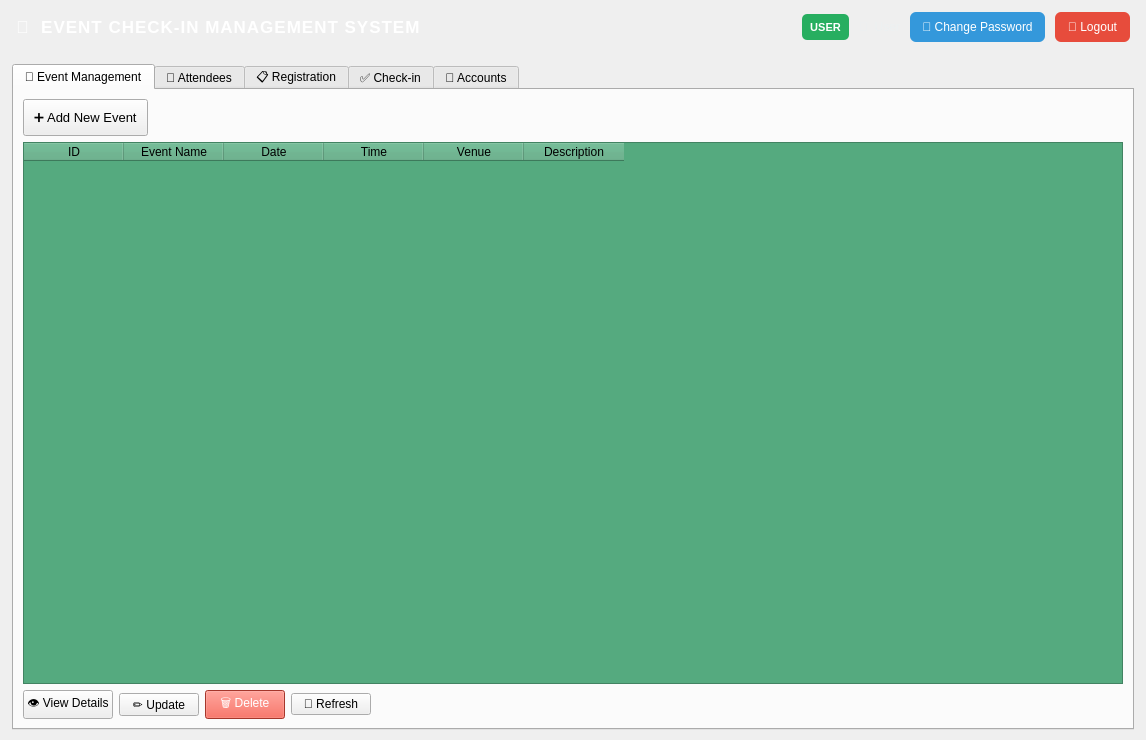
<?xml version="1.0" encoding="UTF-8"?>
<ui version="4.0">
 <class>MainWindow</class>
 <widget class="QMainWindow" name="MainWindow">
  <property name="geometry">
   <rect>
    <x>0</x>
    <y>0</y>
    <width>1146</width>
    <height>740</height>
   </rect>
  </property>
  <property name="windowTitle">
   <string>Event Check-in Management System</string>
  </property>
  <widget class="QWidget" name="centralwidget">
   <layout class="QVBoxLayout" name="verticalLayout">
    <property name="spacing">
     <number>0</number>
    </property>
    <property name="leftMargin">
     <number>0</number>
    </property>
    <property name="topMargin">
     <number>0</number>
    </property>
    <property name="rightMargin">
     <number>0</number>
    </property>
    <property name="bottomMargin">
     <number>0</number>
    </property>
    <item>
     <widget class="QWidget" name="headerBar" native="true">
      <property name="minimumSize">
       <size>
        <width>0</width>
        <height>54</height>
       </size>
      </property>
      <property name="maximumSize">
       <size>
        <width>16777215</width>
        <height>54</height>
       </size>
      </property>
      <property name="styleSheet">
       <string notr="true">QWidget#headerBar {
    background: qlineargradient(x1:0,y1:0,x2:1,y2:0,
        stop:0 #1a252f, stop:1 #2c3e50);
}</string>
      </property>
      <layout class="QHBoxLayout" name="horizontalLayout_header">
       <property name="spacing">
        <number>10</number>
       </property>
       <property name="leftMargin">
        <number>16</number>
       </property>
       <property name="topMargin">
        <number>0</number>
       </property>
       <property name="rightMargin">
        <number>16</number>
       </property>
       <property name="bottomMargin">
        <number>0</number>
       </property>
       <item>
        <widget class="QLabel" name="titleLabel">
         <property name="font">
          <font>
           <family>Arial</family>
           <pointsize>13</pointsize>
           <weight>75</weight>
           <bold>true</bold>
          </font>
         </property>
         <property name="styleSheet">
          <string notr="true">color: white; letter-spacing: 1px;</string>
         </property>
         <property name="text">
          <string>🎫  EVENT CHECK-IN MANAGEMENT SYSTEM</string>
         </property>
        </widget>
       </item>
       <item>
        <spacer name="horizontalSpacer_header">
         <property name="orientation">
          <enum>Qt::Horizontal</enum>
         </property>
         <property name="sizeHint" stdset="0">
          <size>
           <width>40</width>
           <height>20</height>
          </size>
         </property>
        </spacer>
       </item>
       <item>
        <widget class="QLabel" name="lblRoleBadge">
         <property name="minimumSize">
          <size>
           <width>0</width>
           <height>26</height>
          </size>
         </property>
         <property name="maximumSize">
          <size>
           <width>16777215</width>
           <height>26</height>
          </size>
         </property>
         <property name="styleSheet">
          <string notr="true">QLabel { 
    background:#27ae60; 
    color:white; 
    border-radius:5px;
    font-size:11px; 
    font-weight:bold; 
    padding: 0 8px; 
}</string>
         </property>
         <property name="text">
          <string>USER</string>
         </property>
         <property name="alignment">
          <set>Qt::AlignCenter</set>
         </property>
        </widget>
       </item>
       <item>
        <widget class="QLabel" name="lblLoginUser">
         <property name="styleSheet">
          <string notr="true">color: #ecf0f1; font-size: 12px;</string>
         </property>
         <property name="text">
          <string>👤  User</string>
         </property>
        </widget>
       </item>
       <item>
        <widget class="QPushButton" name="btnChangePassword">
         <property name="minimumSize">
          <size>
           <width>0</width>
           <height>30</height>
          </size>
         </property>
         <property name="maximumSize">
          <size>
           <width>16777215</width>
           <height>30</height>
          </size>
         </property>
         <property name="styleSheet">
          <string notr="true">QPushButton { 
    background:#3498db; 
    color:white; 
    border-radius:6px;
    font-size:12px; 
    padding: 0 12px; 
    border:none; 
}
QPushButton:hover { 
    background:#2980b9; 
}</string>
         </property>
         <property name="text">
          <string>🔐 Change Password</string>
         </property>
        </widget>
       </item>
       <item>
        <widget class="QPushButton" name="btnLogout">
         <property name="minimumSize">
          <size>
           <width>0</width>
           <height>30</height>
          </size>
         </property>
         <property name="maximumSize">
          <size>
           <width>16777215</width>
           <height>30</height>
          </size>
         </property>
         <property name="styleSheet">
          <string notr="true">QPushButton { 
    background:#e74c3c; 
    color:white; 
    border-radius:6px;
    font-size:12px; 
    padding: 0 12px; 
    border:none; 
}
QPushButton:hover { 
    background:#c0392b; 
}</string>
         </property>
         <property name="text">
          <string>🚪 Logout</string>
         </property>
        </widget>
       </item>
      </layout>
     </widget>
    </item>
    <item>
     <widget class="QWidget" name="contentWidget" native="true">
      <layout class="QVBoxLayout" name="contentLayout">
       <property name="spacing">
        <number>6</number>
       </property>
       <property name="leftMargin">
        <number>12</number>
       </property>
       <property name="topMargin">
        <number>10</number>
       </property>
       <property name="rightMargin">
        <number>12</number>
       </property>
       <property name="bottomMargin">
        <number>10</number>
       </property>
       <item>
        <widget class="QTabWidget" name="tabWidget">
         <property name="currentIndex">
          <number>0</number>
         </property>
         <widget class="QWidget" name="eventTab">
          <attribute name="title">
           <string>📅 Event Management</string>
          </attribute>
          <layout class="QVBoxLayout" name="verticalLayout_2">
           <item>
            <layout class="QHBoxLayout" name="horizontalLayout">
             <item>
              <widget class="QPushButton" name="btnAddEvent">
               <property name="styleSheet">
                <string notr="true">padding: 10px; font-size: 13px;</string>
               </property>
               <property name="text">
                <string>➕ Add New Event</string>
               </property>
              </widget>
             </item>
             <item>
              <spacer name="horizontalSpacer">
               <property name="orientation">
                <enum>Qt::Horizontal</enum>
               </property>
               <property name="sizeHint" stdset="0">
                <size>
                 <width>40</width>
                 <height>20</height>
                </size>
               </property>
              </spacer>
             </item>
            </layout>
           </item>
           <item>
            <widget class="QTableWidget" name="eventTable">
             <property name="styleSheet">
              <string notr="true">background-color: rgb(85, 170, 127);</string>
             </property>
             <column>
              <property name="text">
               <string>ID</string>
              </property>
             </column>
             <column>
              <property name="text">
               <string>Event Name</string>
              </property>
             </column>
             <column>
              <property name="text">
               <string>Date</string>
              </property>
             </column>
             <column>
              <property name="text">
               <string>Time</string>
              </property>
             </column>
             <column>
              <property name="text">
               <string>Venue</string>
              </property>
             </column>
             <column>
              <property name="text">
               <string>Description</string>
              </property>
             </column>
            </widget>
           </item>
           <item>
            <layout class="QHBoxLayout" name="horizontalLayout_2">
             <item>
              <widget class="QPushButton" name="btnViewEvent">
               <property name="text">
                <string>👁 View Details</string>
               </property>
              </widget>
             </item>
             <item>
              <widget class="QPushButton" name="btnEditEvent">
               <property name="text">
                <string>✏ Update</string>
               </property>
              </widget>
             </item>
             <item>
              <widget class="QPushButton" name="btnDeleteEvent">
               <property name="styleSheet">
                <string notr="true">background-color: #e74c3c; color: white;</string>
               </property>
               <property name="text">
                <string>🗑 Delete</string>
               </property>
              </widget>
             </item>
             <item>
              <widget class="QPushButton" name="btnRefreshEvent">
               <property name="text">
                <string>🔄 Refresh</string>
               </property>
              </widget>
             </item>
             <item>
              <spacer name="horizontalSpacer_2">
               <property name="orientation">
                <enum>Qt::Horizontal</enum>
               </property>
               <property name="sizeHint" stdset="0">
                <size>
                 <width>40</width>
                 <height>20</height>
                </size>
               </property>
              </spacer>
             </item>
            </layout>
           </item>
          </layout>
         </widget>
         <widget class="QWidget" name="attendeeTab">
          <attribute name="title">
           <string>👥 Attendees</string>
          </attribute>
          <layout class="QVBoxLayout" name="verticalLayout_3">
           <item>
            <layout class="QHBoxLayout" name="horizontalLayout_3">
             <item>
              <widget class="QLabel" name="label">
               <property name="text">
                <string>🔍 Search:</string>
               </property>
              </widget>
             </item>
             <item>
              <widget class="QLineEdit" name="attendeeSearch">
               <property name="placeholderText">
                <string>Enter name, email, phone number or organization...</string>
               </property>
              </widget>
             </item>
            </layout>
           </item>
           <item>
            <layout class="QHBoxLayout" name="horizontalLayout_4">
             <item>
              <widget class="QPushButton" name="btnAddAttendee">
               <property name="styleSheet">
                <string notr="true">padding: 10px; font-size: 13px;</string>
               </property>
               <property name="text">
                <string>➕ Add Attendee</string>
               </property>
              </widget>
             </item>
             <item>
              <spacer name="horizontalSpacer_3">
               <property name="orientation">
                <enum>Qt::Horizontal</enum>
               </property>
               <property name="sizeHint" stdset="0">
                <size>
                 <width>40</width>
                 <height>20</height>
                </size>
               </property>
              </spacer>
             </item>
            </layout>
           </item>
           <item>
            <widget class="QTableWidget" name="attendeeTable">
             <property name="styleSheet">
              <string notr="true">background-color: rgb(85, 170, 127);</string>
             </property>
             <column>
              <property name="text">
               <string>ID</string>
              </property>
             </column>
             <column>
              <property name="text">
               <string>Full Name</string>
              </property>
             </column>
             <column>
              <property name="text">
               <string>Email</string>
              </property>
             </column>
             <column>
              <property name="text">
               <string>Phone</string>
              </property>
             </column>
             <column>
              <property name="text">
               <string>Organization</string>
              </property>
             </column>
             <column>
              <property name="text">
               <string>Position</string>
              </property>
             </column>
            </widget>
           </item>
           <item>
            <layout class="QHBoxLayout" name="horizontalLayout_5">
             <item>
              <widget class="QPushButton" name="btnEditAttendee">
               <property name="text">
                <string>✏ Update</string>
               </property>
              </widget>
             </item>
             <item>
              <widget class="QPushButton" name="btnDeleteAttendee">
               <property name="styleSheet">
                <string notr="true">background-color: #e74c3c; color: white;</string>
               </property>
               <property name="text">
                <string>🗑 Delete</string>
               </property>
              </widget>
             </item>
             <item>
              <widget class="QPushButton" name="btnRefreshAttendee">
               <property name="text">
                <string>🔄 Refresh</string>
               </property>
              </widget>
             </item>
             <item>
              <spacer name="horizontalSpacer_4">
               <property name="orientation">
                <enum>Qt::Horizontal</enum>
               </property>
               <property name="sizeHint" stdset="0">
                <size>
                 <width>40</width>
                 <height>20</height>
                </size>
               </property>
              </spacer>
             </item>
            </layout>
           </item>
          </layout>
         </widget>
         <widget class="QWidget" name="registrationTab">
          <attribute name="title">
           <string>📋 Registration</string>
          </attribute>
          <layout class="QVBoxLayout" name="verticalLayout_4">
           <item>
            <layout class="QHBoxLayout" name="horizontalLayout_6">
             <item>
              <widget class="QLabel" name="label_2">
               <property name="text">
                <string>Select Event:</string>
               </property>
              </widget>
             </item>
             <item>
              <widget class="QComboBox" name="eventCombo"/>
             </item>
             <item>
              <spacer name="horizontalSpacer_5">
               <property name="orientation">
                <enum>Qt::Horizontal</enum>
               </property>
               <property name="sizeHint" stdset="0">
                <size>
                 <width>40</width>
                 <height>20</height>
                </size>
               </property>
              </spacer>
             </item>
            </layout>
           </item>
           <item>
            <layout class="QHBoxLayout" name="horizontalLayout_7">
             <item>
              <widget class="QPushButton" name="btnRegisterAttendee">
               <property name="styleSheet">
                <string notr="true">padding: 10px; font-size: 13px;</string>
               </property>
               <property name="text">
                <string>➕ Register Attendee</string>
               </property>
              </widget>
             </item>
             <item>
              <spacer name="horizontalSpacer_6">
               <property name="orientation">
                <enum>Qt::Horizontal</enum>
               </property>
               <property name="sizeHint" stdset="0">
                <size>
                 <width>40</width>
                 <height>20</height>
                </size>
               </property>
              </spacer>
             </item>
            </layout>
           </item>
           <item>
            <widget class="QTableWidget" name="registrationTable">
             <property name="styleSheet">
              <string notr="true">background-color: rgb(85, 170, 127);</string>
             </property>
             <column>
              <property name="text">
               <string>Reg. ID</string>
              </property>
             </column>
             <column>
              <property name="text">
               <string>Full Name</string>
              </property>
             </column>
             <column>
              <property name="text">
               <string>Email</string>
              </property>
             </column>
             <column>
              <property name="text">
               <string>Organization</string>
              </property>
             </column>
             <column>
              <property name="text">
               <string>Reg. Date</string>
              </property>
             </column>
             <column>
              <property name="text">
               <string>Status</string>
              </property>
             </column>
            </widget>
           </item>
           <item>
            <layout class="QHBoxLayout" name="horizontalLayout_8">
             <item>
              <widget class="QPushButton" name="btnGenerateQR">
               <property name="text">
                <string>📱 Generate QR Code</string>
               </property>
              </widget>
             </item>
             <item>
              <widget class="QPushButton" name="btnCancelRegistration">
               <property name="styleSheet">
                <string notr="true">background-color: #e74c3c; color: white;</string>
               </property>
               <property name="text">
                <string>❌ Cancel Registration</string>
               </property>
              </widget>
             </item>
             <item>
              <widget class="QPushButton" name="btnRefreshRegistration">
               <property name="text">
                <string>🔄 Refresh</string>
               </property>
              </widget>
             </item>
             <item>
              <spacer name="horizontalSpacer_7">
               <property name="orientation">
                <enum>Qt::Horizontal</enum>
               </property>
               <property name="sizeHint" stdset="0">
                <size>
                 <width>40</width>
                 <height>20</height>
                </size>
               </property>
              </spacer>
             </item>
            </layout>
           </item>
          </layout>
         </widget>
         <widget class="QWidget" name="checkinTab">
          <attribute name="title">
           <string>✅ Check-in</string>
          </attribute>
          <layout class="QVBoxLayout" name="verticalLayout_5">
           <item>
            <layout class="QHBoxLayout" name="horizontalLayout_9">
             <item>
              <widget class="QLabel" name="label_3">
               <property name="text">
                <string>Select Event:</string>
               </property>
              </widget>
             </item>
             <item>
              <widget class="QComboBox" name="checkinEventCombo"/>
             </item>
             <item>
              <spacer name="horizontalSpacer_8">
               <property name="orientation">
                <enum>Qt::Horizontal</enum>
               </property>
               <property name="sizeHint" stdset="0">
                <size>
                 <width>40</width>
                 <height>20</height>
                </size>
               </property>
              </spacer>
             </item>
            </layout>
           </item>
           <item>
            <widget class="QGroupBox" name="statsGroup">
             <property name="title">
              <string>📊 Check-in Statistics</string>
             </property>
             <layout class="QGridLayout" name="gridLayout">
              <item row="0" column="0">
               <widget class="QLabel" name="label_4">
                <property name="text">
                 <string>Total Registered:</string>
                </property>
               </widget>
              </item>
              <item row="0" column="1">
               <widget class="QLabel" name="totalRegisteredLabel">
                <property name="font">
                 <font>
                  <family>Arial</family>
                  <pointsize>24</pointsize>
                  <weight>75</weight>
                  <bold>true</bold>
                 </font>
                </property>
                <property name="styleSheet">
                 <string notr="true">color: #3498db;</string>
                </property>
                <property name="text">
                 <string>0</string>
                </property>
               </widget>
              </item>
              <item row="0" column="2">
               <widget class="QLabel" name="label_5">
                <property name="text">
                 <string>Checked In:</string>
                </property>
               </widget>
              </item>
              <item row="0" column="3">
               <widget class="QLabel" name="totalCheckedinLabel">
                <property name="font">
                 <font>
                  <family>Arial</family>
                  <pointsize>24</pointsize>
                  <weight>75</weight>
                  <bold>true</bold>
                 </font>
                </property>
                <property name="styleSheet">
                 <string notr="true">color: #27ae60;</string>
                </property>
                <property name="text">
                 <string>0</string>
                </property>
               </widget>
              </item>
             </layout>
            </widget>
           </item>
           <item>
            <widget class="QGroupBox" name="checkinGroup">
             <property name="title">
              <string>✅ Perform Check-in</string>
             </property>
             <layout class="QHBoxLayout" name="horizontalLayout_10">
              <item>
               <widget class="QLabel" name="label_6">
                <property name="text">
                 <string>Registration Code / QR:</string>
                </property>
               </widget>
              </item>
              <item>
               <widget class="QLineEdit" name="checkinCode">
                <property name="placeholderText">
                 <string>Enter registration code or scan QR...</string>
                </property>
               </widget>
              </item>
              <item>
               <widget class="QPushButton" name="btnCheckin">
                <property name="styleSheet">
                 <string notr="true">background-color: #27ae60; color: white; padding: 10px; font-size: 14px;</string>
                </property>
                <property name="text">
                 <string>✓ Check-in</string>
                </property>
               </widget>
              </item>
             </layout>
            </widget>
           </item>
           <item>
            <widget class="QLabel" name="label_7">
             <property name="font">
              <font>
               <family>Arial</family>
               <pointsize>12</pointsize>
               <weight>75</weight>
               <bold>true</bold>
              </font>
             </property>
             <property name="text">
              <string>📋 Checked-in List:</string>
             </property>
            </widget>
           </item>
           <item>
            <widget class="QTableWidget" name="checkinTable">
             <property name="styleSheet">
              <string notr="true">alternate-background-color: rgb(85, 170, 127);
background-color: rgb(85, 170, 127);</string>
             </property>
             <column>
              <property name="text">
               <string>Full Name</string>
              </property>
             </column>
             <column>
              <property name="text">
               <string>Email</string>
              </property>
             </column>
             <column>
              <property name="text">
               <string>Organization</string>
              </property>
             </column>
             <column>
              <property name="text">
               <string>Check-in Time</string>
              </property>
             </column>
             <column>
              <property name="text">
               <string>Reg. Code</string>
              </property>
             </column>
            </widget>
           </item>
           <item>
            <layout class="QHBoxLayout" name="horizontalLayout_11">
             <item>
              <widget class="QPushButton" name="btnRefreshCheckin">
               <property name="text">
                <string>🔄 Refresh</string>
               </property>
              </widget>
             </item>
             <item>
              <spacer name="horizontalSpacer_9">
               <property name="orientation">
                <enum>Qt::Horizontal</enum>
               </property>
               <property name="sizeHint" stdset="0">
                <size>
                 <width>40</width>
                 <height>20</height>
                </size>
               </property>
              </spacer>
             </item>
            </layout>
           </item>
          </layout>
         </widget>
         <widget class="QWidget" name="userMgmtTab">
          <attribute name="title">
           <string>👤 Accounts</string>
          </attribute>
          <layout class="QVBoxLayout" name="verticalLayout_6">
           <item>
            <layout class="QHBoxLayout" name="horizontalLayout_12">
             <item>
              <widget class="QPushButton" name="btnAddUser">
               <property name="styleSheet">
                <string notr="true">padding: 10px; font-size: 13px;</string>
               </property>
               <property name="text">
                <string>➕ Add Account</string>
               </property>
              </widget>
             </item>
             <item>
              <spacer name="horizontalSpacer_10">
               <property name="orientation">
                <enum>Qt::Horizontal</enum>
               </property>
               <property name="sizeHint" stdset="0">
                <size>
                 <width>40</width>
                 <height>20</height>
                </size>
               </property>
              </spacer>
             </item>
            </layout>
           </item>
           <item>
            <widget class="QTableWidget" name="userTable">
             <property name="styleSheet">
              <string notr="true">background-color: rgb(85, 170, 127);</string>
             </property>
             <column>
              <property name="text">
               <string>ID</string>
              </property>
             </column>
             <column>
              <property name="text">
               <string>Full Name</string>
              </property>
             </column>
             <column>
              <property name="text">
               <string>Username</string>
              </property>
             </column>
             <column>
              <property name="text">
               <string>Email</string>
              </property>
             </column>
             <column>
              <property name="text">
               <string>Role</string>
              </property>
             </column>
            </widget>
           </item>
           <item>
            <layout class="QHBoxLayout" name="horizontalLayout_13">
             <item>
              <widget class="QPushButton" name="btnEditUser">
               <property name="text">
                <string>✏ Update</string>
               </property>
              </widget>
             </item>
             <item>
              <widget class="QPushButton" name="btnDeleteUser">
               <property name="styleSheet">
                <string notr="true">background-color: #e74c3c; color: white;</string>
               </property>
               <property name="text">
                <string>🗑 Delete</string>
               </property>
              </widget>
             </item>
             <item>
              <widget class="QPushButton" name="btnResetUserPwd">
               <property name="text">
                <string>🔑 Reset Password</string>
               </property>
              </widget>
             </item>
             <item>
              <widget class="QPushButton" name="btnRefreshUser">
               <property name="text">
                <string>🔄 Refresh</string>
               </property>
              </widget>
             </item>
             <item>
              <spacer name="horizontalSpacer_11">
               <property name="orientation">
                <enum>Qt::Horizontal</enum>
               </property>
               <property name="sizeHint" stdset="0">
                <size>
                 <width>40</width>
                 <height>20</height>
                </size>
               </property>
              </spacer>
             </item>
            </layout>
           </item>
          </layout>
         </widget>
        </widget>
       </item>
      </layout>
     </widget>
    </item>
   </layout>
  </widget>
 </widget>
 <resources/>
 <connections/>
</ui>
